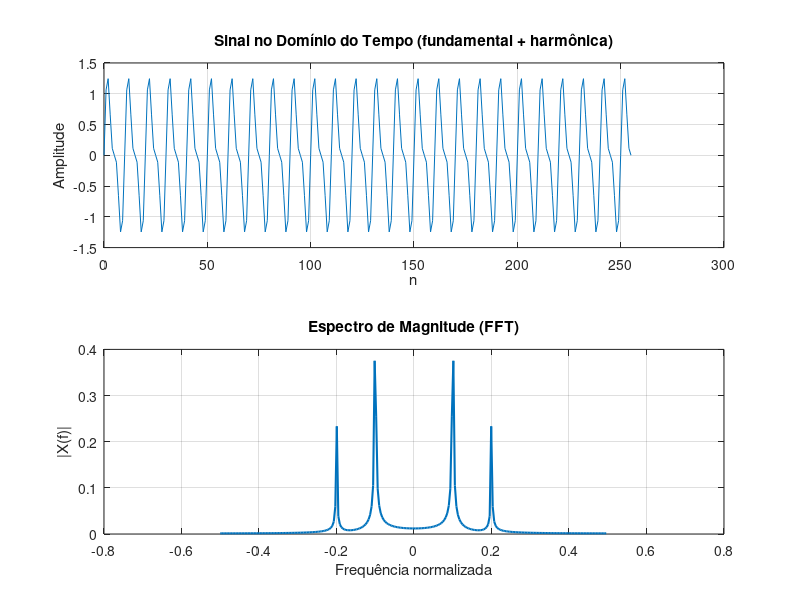

Write the MATLAB code that produced this figure.
% ----------------------------
% Parâmetros
% ----------------------------
N = 256;
n = 0:N-1;

f0 = 0.10;        % frequência fundamental (normalizada)
A1 = 1;           % amplitude fundamental

A2 = 0.5;         % amplitude harmônica

% ----------------------------
% Sinal fundamental + 2ª harmônica
% ----------------------------
x1 = A1 * sin(2*pi*f0*n);
x2 = A2 * sin(2*pi*(2*f0)*n);  % harmônica (2*f0)

x = x1 + x2;

% ----------------------------
% FFT
% ----------------------------
X = fft(x);
f = (0:N-1)/N;

% Espectro centrado
X_shift = fftshift(abs(X))/N;
f_shift = (-N/2:N/2-1)/N;

% ----------------------------
% Gráficos
% ----------------------------
figure;

subplot(2,1,1);
plot(n, x);
title('Sinal no Domínio do Tempo (fundamental + harmônica)');
xlabel('n'); ylabel('Amplitude');
grid on;

subplot(2,1,2);
plot(f_shift, X_shift, 'LineWidth', 1.5);
title('Espectro de Magnitude (FFT)');
xlabel('Frequência normalizada');
ylabel('|X(f)|');
grid on;
